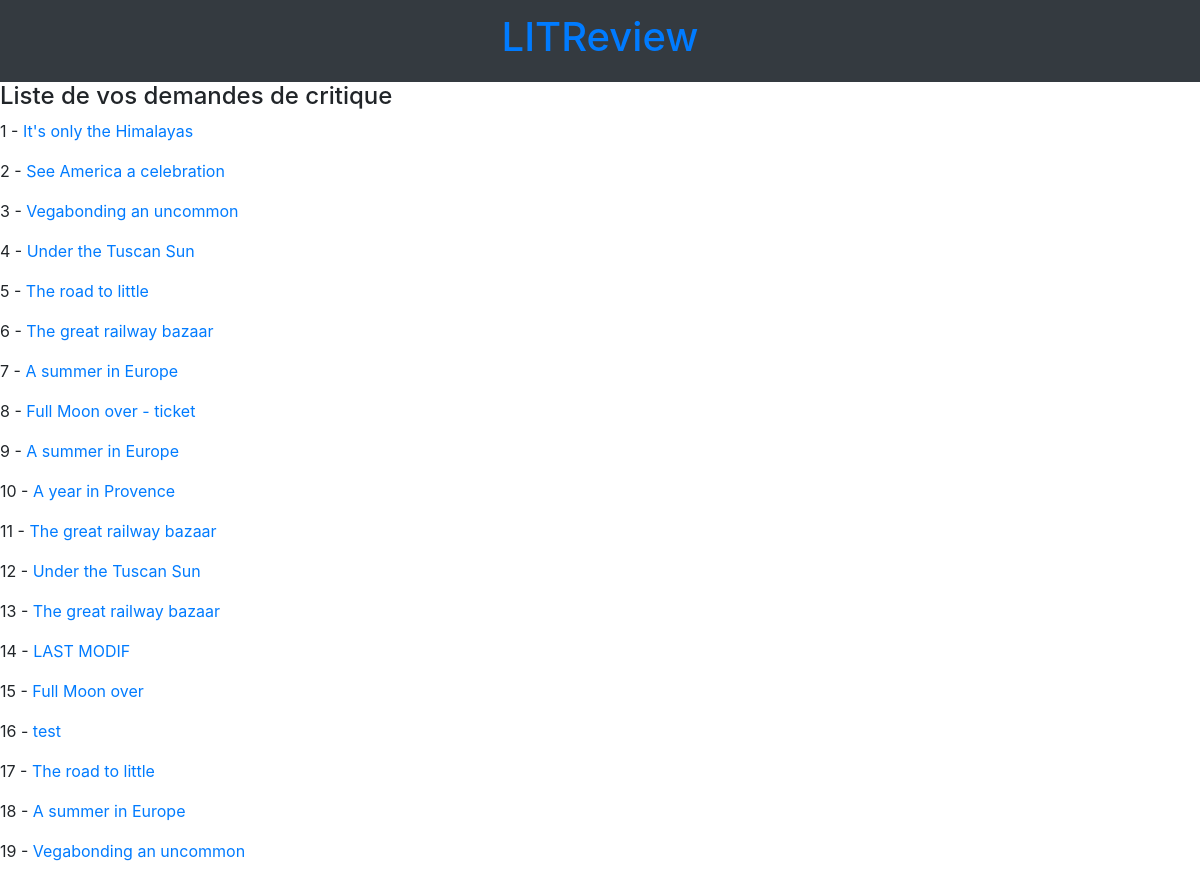
Before: /tickets/list/ with the older database file.
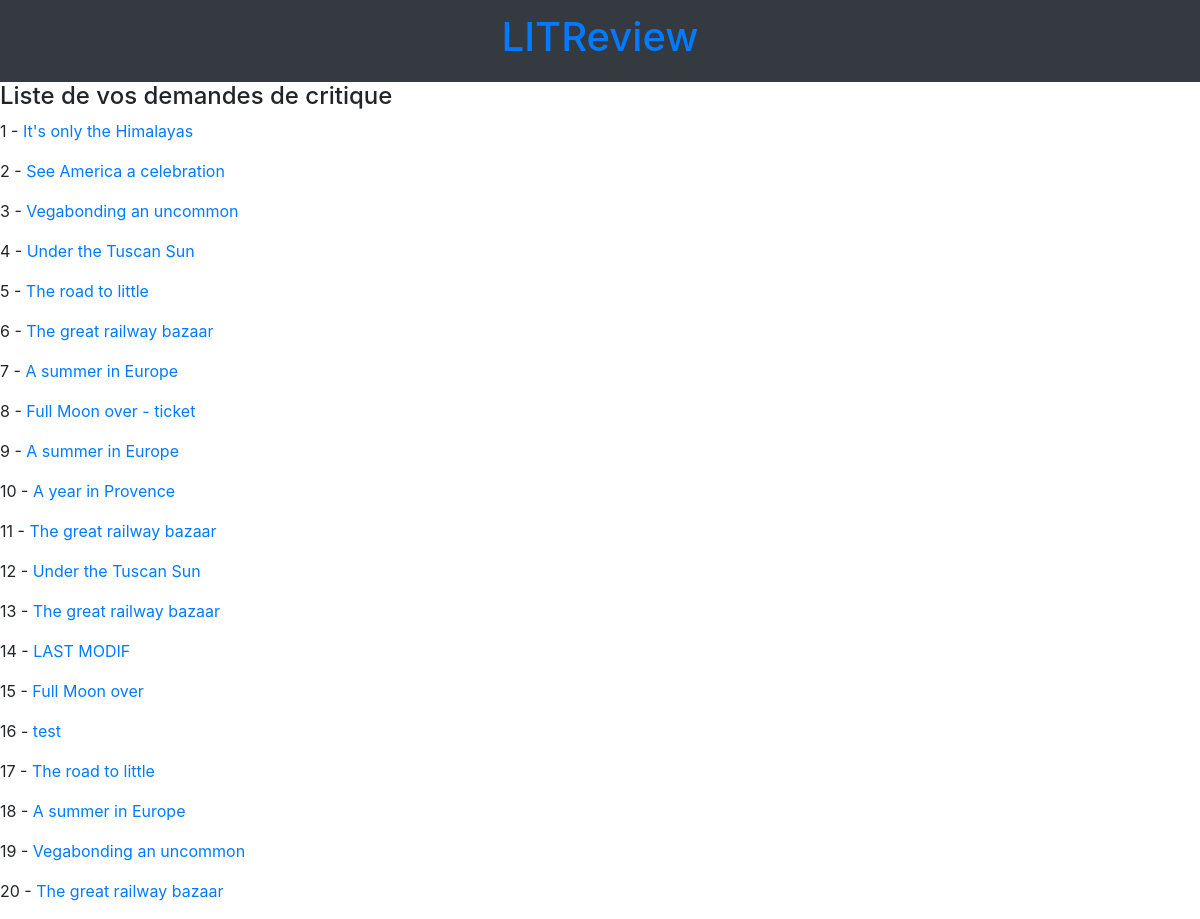
After: the same page with the newer database file.
### reviews/models.py (models this page shows, shortened)
class Ticket(models.Model):
    title = models.CharField(max_length=128)
    description = models.TextField(max_length=2048, blank=True)
    user = models.ForeignKey(to=settings.AUTH_USER_MODEL, on_delete=models.CASCADE, related_name='tickets')
    image = models.ImageField(null=True, blank=True, upload_to="images/")
    time_created = models.DateTimeField(auto_now_add=True)
    def get_absolute_url(self):
        return reverse("reviews:ticket-detail", kwargs={"pk": self.id})

### reviews/views.py (the view)
# urls.py: path('tickets/list/', views.TicketListView.as_view(), name='ticket-list'),
class TicketListView(ListView):
    template_name = 'tickets/ticket_list.html'
    queryset = Ticket.objects.all()

### reviews/templates/tickets/ticket_list.html
{% extends 'reviews/includes/header.html' %}
{% block content %}
     <h4>Liste de vos demandes de critique</h4>
     {% for instance in object_list %}
          <p>{{ forloop.counter }} - <a href='{{ instance.get_absolute_url }}'>{{ instance.title }}</a></p>
     {% endfor %}
{% endblock %}

Changed rows visible on the page:
added Ticket: title "The great railway bazaar"
